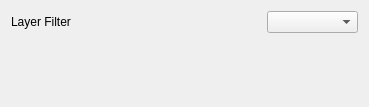
<?xml version="1.0" encoding="UTF-8"?>
<ui version="4.0">
 <class>Form</class>
 <widget class="QWidget" name="Form">
  <property name="geometry">
   <rect>
    <x>0</x>
    <y>0</y>
    <width>369</width>
    <height>107</height>
   </rect>
  </property>
  <property name="windowTitle">
   <string>Form</string>
  </property>
  <layout class="QVBoxLayout" name="verticalLayout">
   <item>
    <layout class="QHBoxLayout" name="horizontalLayout">
     <item>
      <widget class="QLabel" name="LayerFilterLabel">
       <property name="minimumSize">
        <size>
         <width>250</width>
         <height>0</height>
        </size>
       </property>
       <property name="text">
        <string>Layer Filter</string>
       </property>
      </widget>
     </item>
     <item>
      <widget class="QComboBox" name="LayerFilterCombo"/>
     </item>
    </layout>
   </item>
   <item>
    <spacer name="verticalSpacer">
     <property name="orientation">
      <enum>Qt::Orientation::Vertical</enum>
     </property>
     <property name="sizeHint" stdset="0">
      <size>
       <width>20</width>
       <height>46</height>
      </size>
     </property>
    </spacer>
   </item>
  </layout>
 </widget>
 <resources/>
 <connections/>
</ui>
